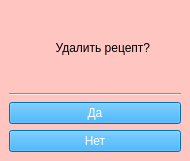
<?xml version="1.0" encoding="UTF-8"?>
<ui version="4.0">
 <class>choose</class>
 <widget class="QMainWindow" name="choose">
  <property name="geometry">
   <rect>
    <x>0</x>
    <y>0</y>
    <width>190</width>
    <height>161</height>
   </rect>
  </property>
  <property name="windowTitle">
   <string>MainWindow</string>
  </property>
  <property name="styleSheet">
   <string notr="true">background-color: rgb(255, 197, 192);
color: rgb(255, 255, 255);</string>
  </property>
  <widget class="QWidget" name="centralwidget">
   <layout class="QVBoxLayout" name="verticalLayout_2">
    <item>
     <widget class="QLabel" name="label">
      <property name="styleSheet">
       <string notr="true">color: rgb(0, 0, 0);</string>
      </property>
      <property name="text">
       <string>              Удалить рецепт?</string>
      </property>
     </widget>
    </item>
    <item>
     <widget class="Line" name="line">
      <property name="orientation">
       <enum>Qt::Horizontal</enum>
      </property>
     </widget>
    </item>
    <item>
     <widget class="QPushButton" name="pushButton">
      <property name="styleSheet">
       <string notr="true">background-color: rgb(0, 156, 255);</string>
      </property>
      <property name="text">
       <string>Да</string>
      </property>
     </widget>
    </item>
    <item>
     <widget class="QPushButton" name="pushButton_6">
      <property name="styleSheet">
       <string notr="true">background-color: rgb(0, 156, 255);</string>
      </property>
      <property name="text">
       <string>Нет</string>
      </property>
     </widget>
    </item>
   </layout>
  </widget>
 </widget>
 <resources/>
 <connections/>
</ui>
